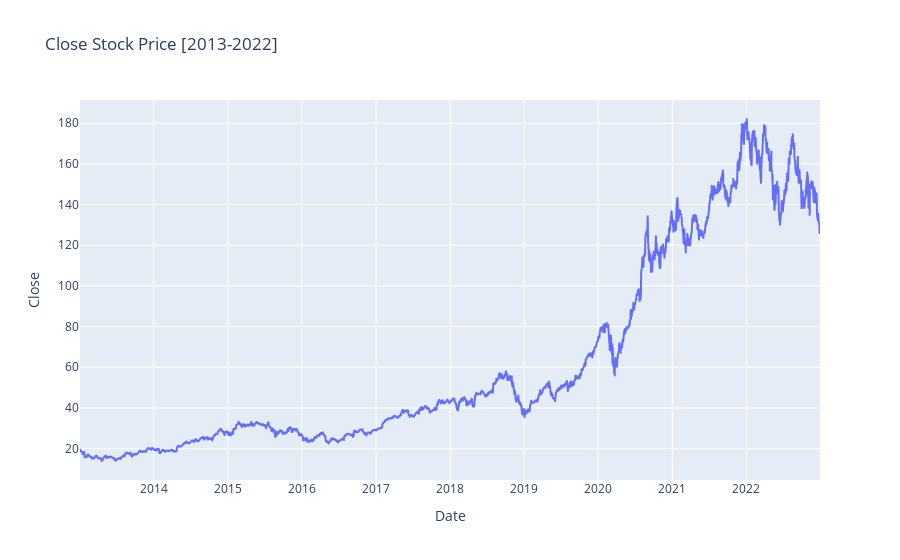

Source (notebook cell):
### Code cell
pio.renderers.default='notebook'

# plotting the line chart
init_notebook_mode(connected=True)
fig = px.line(df, x="Date", y="Close",title="Close Stock Price [2013-2022]") 
  
# showing the plot
fig.show()

### Figure 1 — Plotly figure (JSON) as saved in the notebook; plotly's stock layout.template omitted (floating-point values rounded to 4 significant figures; data arrays with more than 128 entries replaced by an {"elided": "..."} marker saying what was removed)
{"data": [{"hovertemplate": "Date=%{x}<br>Close=%{y}<extra></extra>", "legendgroup": "", "line": {"color": "#636efa", "dash": "solid"}, "marker": {"symbol": "circle"}, "mode": "lines", "name": "", "showlegend": false, "type": "scattergl", "x": {"elided": "2518 str values"}, "xaxis": "x", "y": {"elided": "2518 float values"}, "yaxis": "y"}], "layout": {"legend": {"tracegroupgap": 0}, "title": {"text": "Close Stock Price [2013-2022]"}, "xaxis": {"anchor": "y", "domain": [0, 1], "title": {"text": "Date"}}, "yaxis": {"anchor": "x", "domain": [0, 1], "title": {"text": "Close"}}}}
